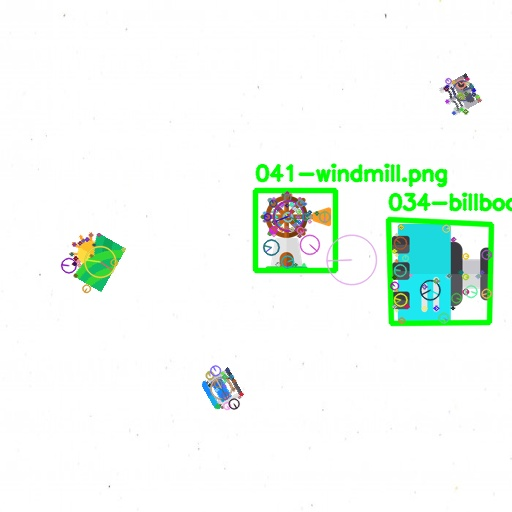
#> input picture C-tasks/kp_debug.jpg, 512 x 512 px; its folder holds only this picture in this run
$ python -i c1.py   (imports and definitions only)
#> lines starting #> are read from the running program, lines starting #| are printed output that depends on the picture
#> further down, picture is the input picture: shape (512, 512, 3); mean B, G, R 242.7, 249.4, 240.1
import cv2 as cv
import numpy as np


def compare_histograms(hist1, hist2):
    return cv.compareHist(hist1, hist2, cv.HISTCMP_CORREL)


# [65 lines left out: functions Hough_Transform, compute_angle, not called in this run]


def Canny(image, h1=80, h2=150):
#> called with h1 = 80, h2 = 150
    gaussian = cv.GaussianBlur(image, (5, 5), 0)
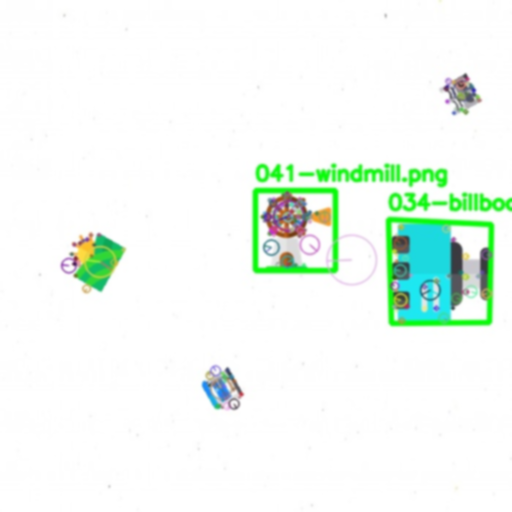
#> gaussian: shape (512, 512, 3); mean B, G, R 242.8, 249.4, 240.1

    # Sobel Operator - Image gradient
    sobelx = cv.Sobel(gaussian, cv.CV_64F, 1, 0, ksize=5)
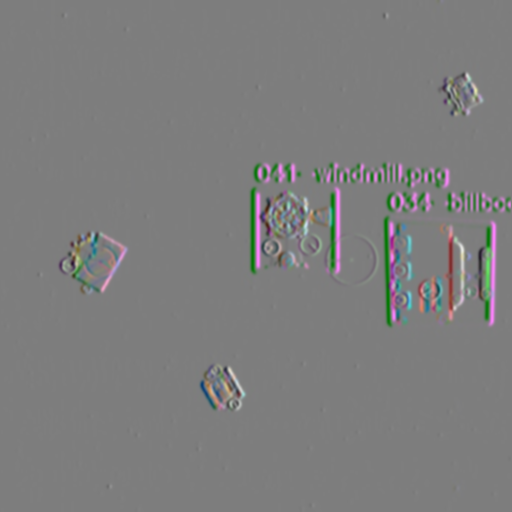
#> sobelx: shape (512, 512, 3) float64; mean B, G, R -1.1, -0.1, -1.1; drawn with min black and max white
    sobely = cv.Sobel(gaussian, cv.CV_64F, 0, 1, ksize=5)
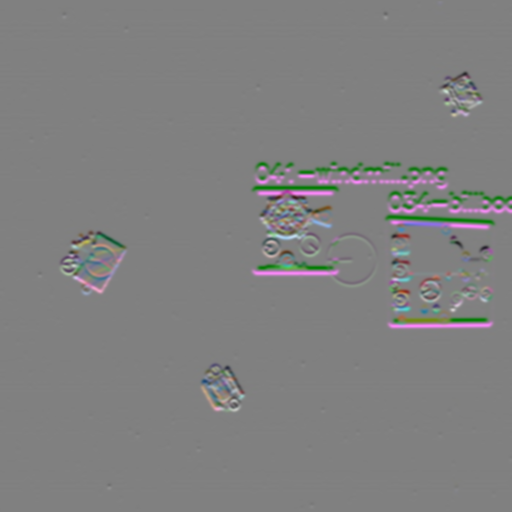
#> sobely: shape (512, 512, 3) float64; mean B, G, R 0.1, 0, 0; drawn with min black and max white

    # Gradient Magitude
    grad_magnitude = np.sqrt(sobelx**2 + sobely**2)
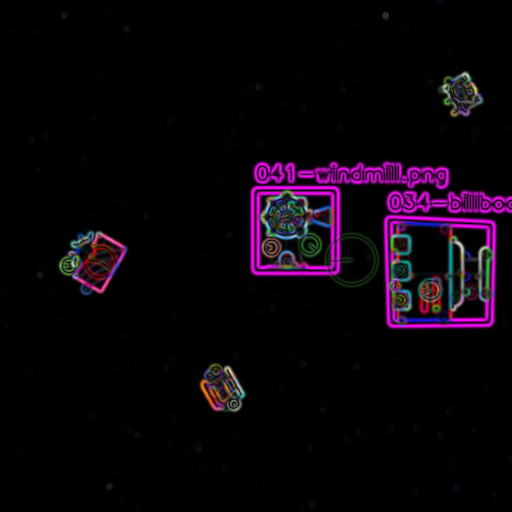
#> grad_magnitude: shape (512, 512, 3) float64; mean B, G, R 370.6, 152, 370; drawn with min black and max white
    grad_magnitude = cv.normalize(grad_magnitude, None, 0, 255, cv.NORM_MINMAX)

    # Gradient Orientation
    grad_orientation = np.rad2deg(np.arctan2(sobely, sobelx))
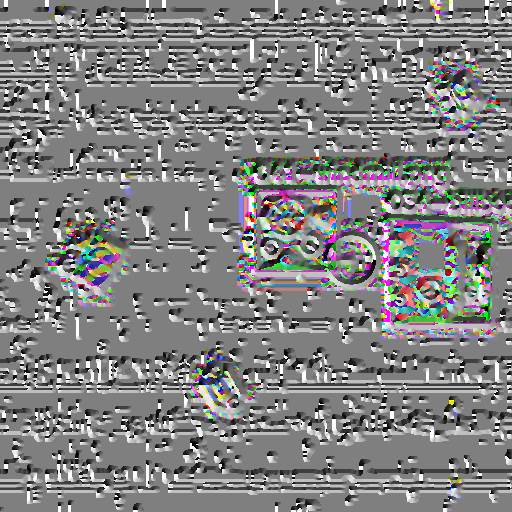
#> grad_orientation: shape (512, 512, 3) float64; mean B, G, R 3.4, 3.4, 3.8; drawn with min black and max white
    grad_orientation[grad_orientation < 0] += 180
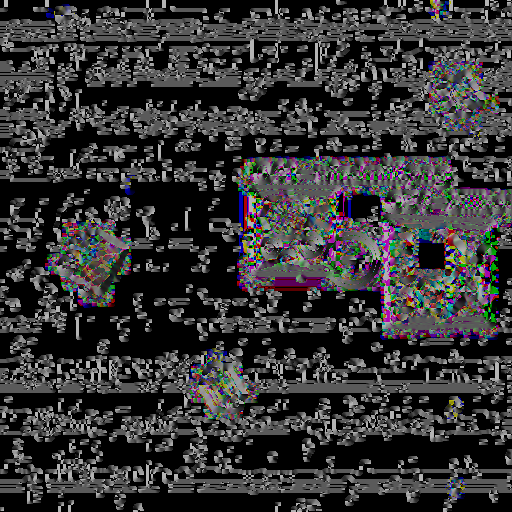
#> grad_orientation: shape (512, 512, 3) float64; mean B, G, R 54.2, 53.5, 54.2

#> (the run stopped early here; a loop or call above may not have finished)
